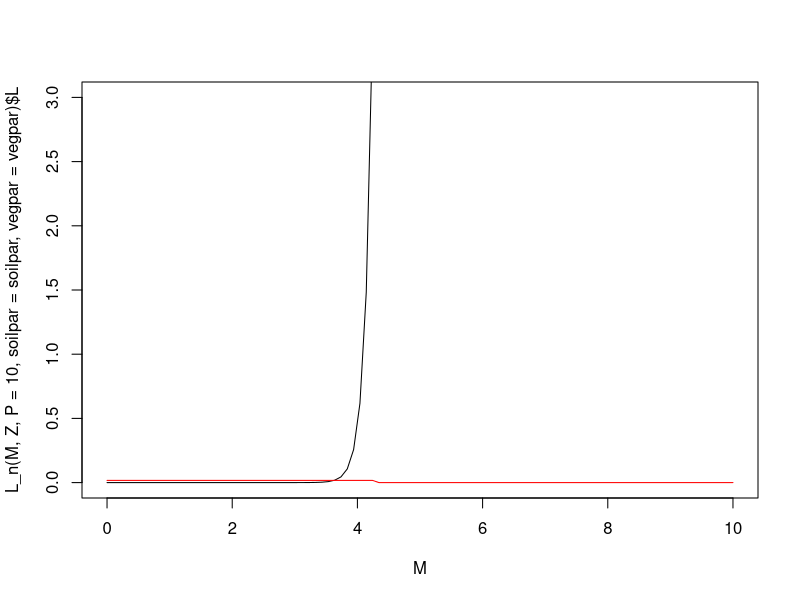
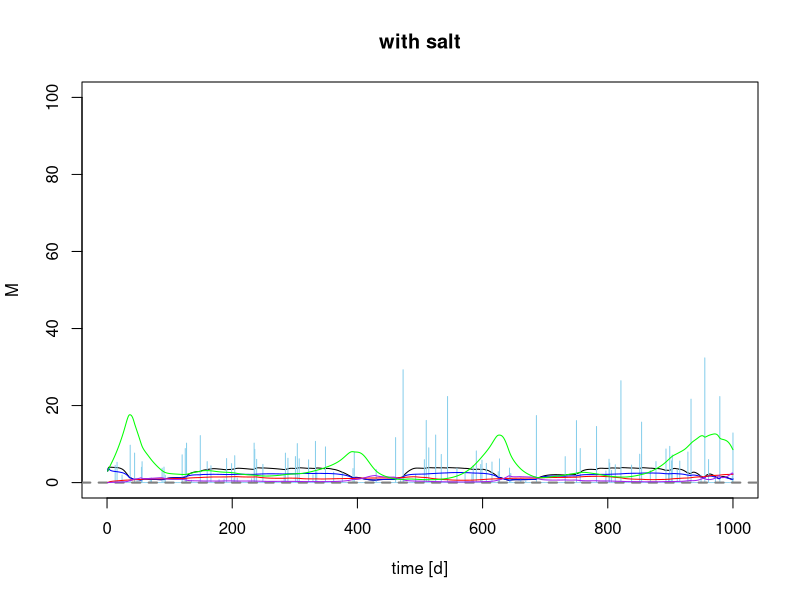
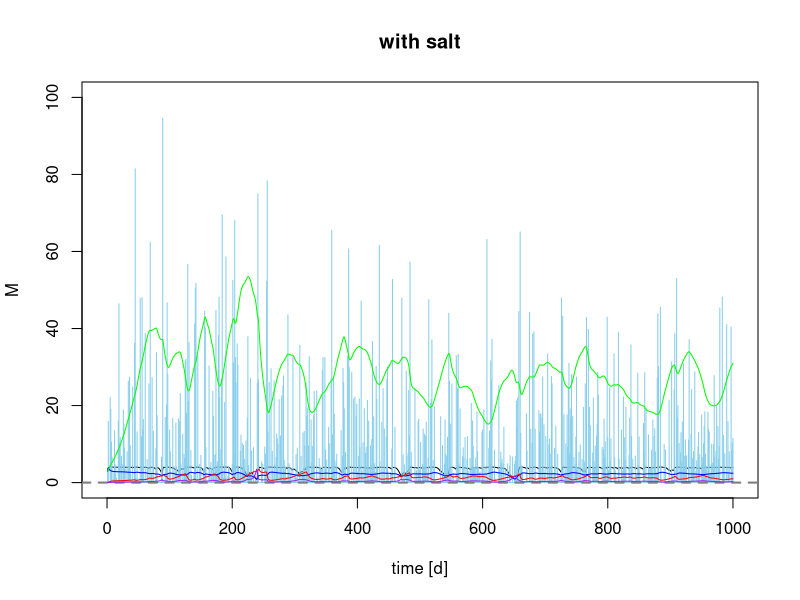
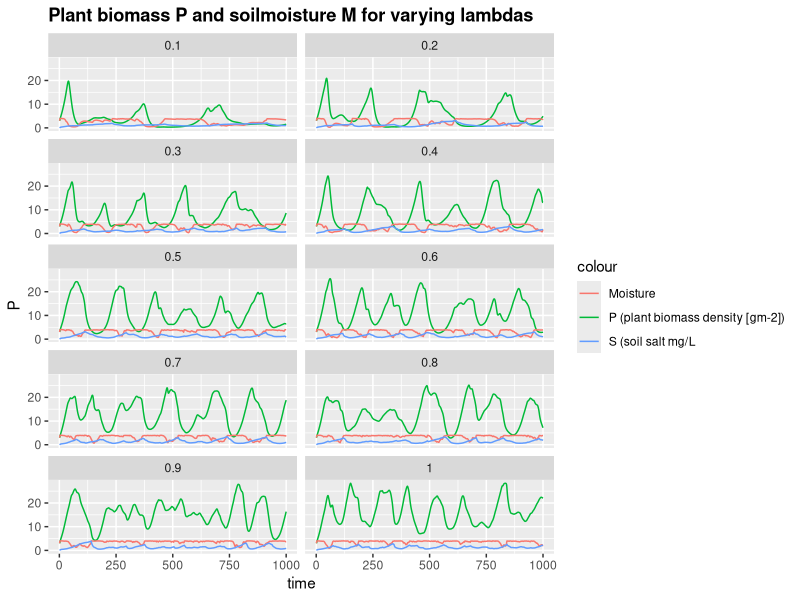
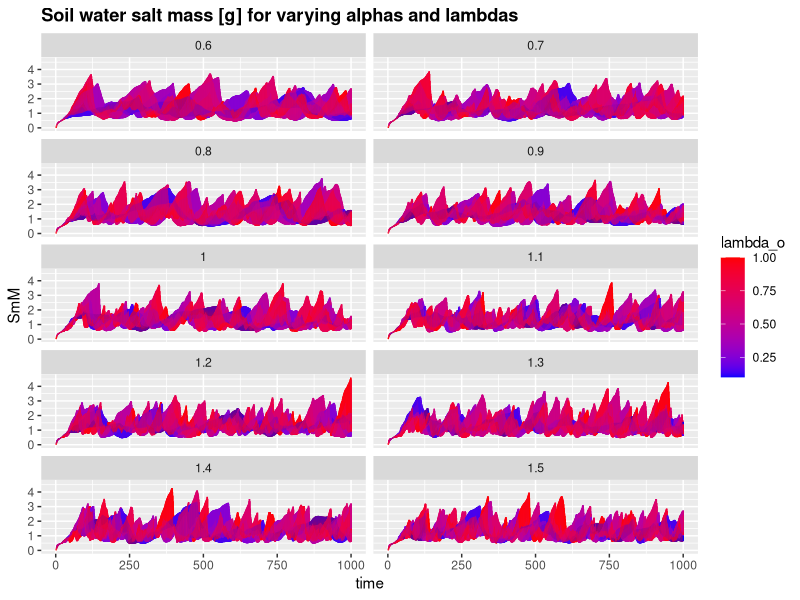

Recreate these plots in R, in order.
## ---- chunk 1
R= 0.0821 # gas constant [ L atm mol-1 K-1 ]
Temp= 298 # temperature in Kelvin,  25 degrees Celsius
Mm= 58.44 # molar mass of NaCl in g/mol


# SOIL INPUT - medium heavy Clay
# n<-0.4473
# s_fc<-0.3936/n # Field capacity
# Hydraulic conductivity
# K_s<-2.82*10 # mm/day

#Z =614.25
Z =100 # cm GROUNDWATER DEPTH

#Coarse Sand

# Campbell's b
  b= 4.1152

n = 0.368 # porosity
  s_fc = 0.1895/n # Field capacity
# Hydraulic conductivity
  K_s = 182.68*10 # cm/day to mm/day

  psi_s_bar = -0.61E-3 
  h1bar =  -psi_s_bar 
  hb = psi_s_bar*-10^4
  Ep=10

soilpar <- list(b = b, n = n, s_fc = s_fc, K_s = K_s, 
                psi_s_bar = psi_s_bar, h1bar = h1bar, hb = hb, Ep=Ep)
    #................................................
    # Vegetation 1 (Grass)
    # paspalum secateum F-I and R-I, 2004
    # Gives only parameters
    #.................................................
    Zr = 40 # soil depth (cm)   Also Table 2...Fernandez-Illescas and Rodriguez-Iturbe...2001
    c_p=0.4
vegpar <- list(Zr = Zr, c_p=c_p)
## ---- chunk 2
Infil <- function(h,P, alpha_i=0.25, k=12, W0=0.2){
  
  I=alpha_i*h*(P+k*W0)/(P+k)
  
  return (I)
}
## ---- chunk 3
par_in <- list(gmax=0.05, k1=5)
WU <- function(M,P,par=par_in){ 
# using Svir in here means scaling Svir back to M, easier to do at Svir in balances  
#  WU=par$gmax*((M*(1+Svir))/(((M*(1+Svir))+par$k1)))*P 
  WU=par$gmax*(M/((M+par$k1)))*P 
  
  return(WU)
}
## ---- chunk 4
par_in$c=10

Gr <- function(M,P,par=par_in) { 
  
  Gr = par$c*WU(M,P,par)
  
  return(Gr)
}
## ---- chunk 5
Mo <- function(P,M,Svir,d=0.1) {
  # needs to be M/Svir because both are "large" numbers
  # you want a number ~1 for multiplication, or <0.1 for addition
  Mo = P*(d*(M/Svir))
  
  return(Mo)
}
## ---- chunk 6
G <- function(b,hb,Z) {
  b1 <- 2+3/b
  a1 <- 1+(3/2)/(b1-1)
  H1 <- a1*(hb/Z)^b1
  return(H1)
}
# test
G(b=soilpar$b,hb=soilpar$hb, Z=Z)

## ---- chunk 7
#******************************************
L_n <- function(M,Z,P,soilpar,vegpar) {
   Zr <- vegpar$Zr
   hb <- soilpar$psi_s_bar*-10^4
   #browser()
   soilpar$s_fc <- (Z/hb)^(-1/soilpar$b)


  s=M/(soilpar$n*Zr)

  # capillary upflow
  G1 <- G(soilpar$b,hb,Z) # using the G function 
  u_set <- s[s < soilpar$s_fc]
  
 
    # UpT=G1*K_s*(1-exp(-c*P))*Ep
  

  u <- c(rep(G1*soilpar$K_s*(1-exp(-(vegpar$c_p*P)))*soilpar$Ep,length(u_set)),rep(0,(length(M)-length(u_set))))
   # u <- c(rep(G1*K_s,length(u_set)),rep(0,(length(M)-length(u_set))))
  # leaching
  #ifelse(soilpar$s_fc>n,soilpar$s_fc<-soilpar$s_fc,soilpar$s_fc<-n)
  l <- M*exp(-((soilpar$s_fc-M/(Zr*soilpar$n))*K_s/(Zr*soilpar$n)))
  
return(list(U=u,L=l))
}

# test
 M <- seq(0,10,length=100)
 Z <- 1000
plot(M,L_n(M,Z,P=10,soilpar=soilpar,vegpar=vegpar)$L,type="l",ylim=c(0,3))
lines(M,L_n(M,Z,P=2,soilpar=soilpar,vegpar=vegpar)$U,col="red")
## ---- chunk 8
# L <- function(M,K_s,s_fc,Zr_in=Zr,n_1=n) {
#   
#   L=M*exp(-((s_fc-M/(Zr_in*n_1))*K_s/(Zr_in*n_1)))
#   
#   return(L)
# }

## ---- chunk 9
 balances <- function(Rain, par=par_in,plotit=F,
                      soilpar,
                      vegpar,
                      f= 0.4, ConcConst = 0.1,  CM.gw = 5){
   
   # f is the soil salt leaching efficiency (whether some salt is retained)
   # ConcConst is the concentration of the salt in the infiltrating water
   # Storage vectors


# Storage vectors for the daily steps are initialized.


   M <- rep(0,length(Rain)) # soil moisture [mm]
   h <- rep(0,length(Rain)) # infiltration depth [mm]
   P <- rep(0,length(Rain)) #biomass density []
   CM<- rep(0,length(Rain)) # Salt concentration in soil water in g/L or g/mm
   SmI<- rep(0,length(Rain)) # Salt mass in infiltrating water [g]
   SmM <- rep(0,length(Rain)) # Salt mass in soil water [g]
   In <- rep(0,length(Rain)) # infiltration [mm]
# Leach <- rep(0,length(Rain)) # leaching [mm]
   Svir <- rep(0,length(Rain)) # virtual saturation
  
   L<- rep(0,length(Rain))
   U<- rep(0,length(Rain))


# Initial values to start the simulation.

   
   M[1] <- 3
   h[1] <- 10 
   P[1] <- 3
   CM[1]<- 0
   Svir[1] <- M[1]


# We decided to split the numerical calculations for the daily into 12 substeps.

   deltat <- 12 # split in 12 increments

  
# Storage vectors for the substeps are initialized.

   M_sub <- rep(0,deltat)
   h_sub <- rep(0,deltat)
   I_sub <- rep(0,deltat)
   #Q_sub <- rep(0,deltat)
   WU_sub <-rep(0,deltat) # Water uptake in mm
   P_sub <- rep(0,deltat) 
   Gr_sub <- rep(0,deltat) # Growth of biomass
   Mo_sub<- rep(0,deltat) # Mortality of biomass
   SmI_sub <- rep(0,deltat) 
   SmM_sub<- rep(0,deltat) 
   CM_sub<- rep(0,deltat) 
   # Posm_bar<- rep(0,deltat) # osmotic pressure of soil water in bar
   # fosm<- rep(0,deltat) # "osmotic factor", reduces available soil water to plant water uptake
   L_sub <- rep(0,deltat) # leaching
  Svir_sub <- rep(0,deltat) # virtual saturation

   L_sub<-rep(0,deltat) # calculates leakage loss without evaporation loss
   U_sub<-rep(0,deltat)

  
   timeincr= 1/deltat
   
  for (t in 2:length(Rain)){
    
    for (tt in 1:(deltat-1)) {
      
      h.old <- ifelse(tt==1,h[t-1],h_sub[tt])
      P.old <- ifelse(tt==1,P[t-1],P_sub[tt])
      M.old <- ifelse(tt==1,M[t-1],M_sub[tt])
      SmI.old <-ifelse(tt==1,SmI[t-1],SmI_sub[tt])
      CM.old <-ifelse(tt==1,CM[t-1],CM_sub[tt])
     Svir.old <-ifelse(tt==1,Svir[t-1],Svir_sub[tt])

# The impact of the the osmotic pressure is calculated using Van't Hoff's law. For that, molarity is calculated dividing the 
# concentration by the molar mass of NaCl (58.44 g/mol). The osmotic pressure is the product of molarity, universal gas constant and temperature in Kelvin.
# The wilting point is found at an pressure of -15 bar. 
# Between 0 and 15 bar, an "osmotic factor", scaled from 1 to 0, is added to the Water uptake function. At fosm = 0, not water uptake by plants is possoble.
#       Posm_bar[tt]= ((CM.old/Mm)*R*Temp)*1.01325
#       ifelse(Posm_bar[tt]<=15,fosm[tt] <- 1-(Posm_bar[tt]/15), fosm[tt] <- 0)    #fosm, osmotic factor

# Balance for water depth on soil

      h_sub[tt+1] <- h.old + ifelse(tt==1,Rain[t],0) - Infil(h.old, P.old)*timeincr

# Infiltration

      I_sub[tt] <- Infil(h.old, P.old)*timeincr

#  1. Update soil moisture with infiltration

      M_sub[tt + 1] <- M.old + I_sub[tt]      
      
# Now do all plant uptake and growth
# water uptake by plants: include infiltration in available water

       M_sub[tt + 1] <- M_sub[tt] + Svir_sub[tt]

      WU_sub[tt] <- WU(M_sub[tt + 1],P.old,par)*timeincr 
      
      # growth rate
      Gr_sub[tt] <- Gr(M_sub[tt + 1], P.old,par)*timeincr 
      # Mortality
      Mo_sub[tt]<- Mo(P.old, M=M.old, Svir=Svir.old, d=par_in$d)*timeincr
      # calculate plant biomass balance
      P_sub[tt + 1] <- P.old + Gr_sub[tt]- Mo_sub[tt] 
      
      
# re-calculate water balance
# 2. before leaching
      M_sub[tt + 1] <- M.old + I_sub[tt] - WU_sub[tt] #- L_sub[tt] 

# Calculate salt concentration in the soil
      CM_sub[tt+1]<- SmM_sub[tt+1]/M_sub[tt + 1] 
#browser()
      # 3. calculate leaching amount
#       L_sub[tt] <- L(M_sub[tt+1], soilpar$K_s, soilpar$s_fc,soilpar$Zr,soilpar$n)*timeincr
#    L_sub[tt] <- L_n(M=M_sub[tt],Z=Z,soilpar=soilpar,vegpar=vegpar)$L
   L_sub[tt]<-do.call(L_n,list(M = M_sub[tt + 1], P = P_sub[tt + 1], Z = Z,
                               soilpar = soilpar,vegpar = vegpar))$L 
   
   U_sub[tt]<-do.call(L_n,list(M = M_sub[tt + 1],P = P_sub[tt + 1], Z = Z,
                               soilpar = soilpar, vegpar = vegpar))$U
   # U_sub[tt]<-do.call(L_n,list(M=M_sub[tt + 1],Z=Z,soilpar=soilpar,vegpar=vegpar))$U
      # 4. final adjust soil moisture for leaching
       M_sub[tt + 1] <- M_sub[tt + 1] - L_sub[tt]*timeincr + U_sub[tt]*timeincr

# calculate saltbalance
    L_salt <- CM.old*L_sub[tt]*timeincr
    U_salt <- CM.gw*U_sub[tt]*timeincr
       
      SmI_sub[tt+1]<- SmI.old + I_sub[tt]*ConcConst - L_salt
      SmM_sub[tt+1]<- SmI_sub[tt + 1] 
       
#       SmGW_sub[tt+1] <- SmGW.old + L_salt - U_salt
      

#browser()
    # I have now scaled Svir to M  
    Svir_sub[tt + 1]<-soilpar$n*vegpar$Zr*((soilpar$h1bar)^(1/soilpar$b))*
                     ((soilpar$h1bar)*(M_sub[tt + 1]/
                       (soilpar$n*vegpar$Zr))^(-soilpar$b)
                       +(3.6*CM_sub[tt + 1]))^(-1/soilpar$b)

    } 
  
# Aggregating the substep results to daily values.

    P[t] = P_sub[deltat]
    M[t] = M_sub[deltat]
    h[t] = h_sub[deltat]
    CM[t] = CM_sub[deltat]
    SmM[t] = SmI[t] = SmM_sub[deltat]
    In[t]= I_sub[deltat]
    L[t] = L_sub[deltat]
    U[t] = U_sub[deltat]
    Svir[t] = Svir_sub[deltat]

}


# Plotting
 
if (plotit==T) {  
  plot(M, type="l",ylim=c(0,100),xlim=c(0,time),xlab=("time [d]"), main="with salt") # main=paste("lambda=", lambda[j],"alpha=", alpha[i]))
  points(Rain*10, type="h", col="skyblue")
   
    lines(Svir,type="l", col="blue")
    abline(h=0, col="Gray50",lwd=2,lty=2)

    lines(SmM,type="l", col="red")
    lines(CM,type="l", col="purple")
    lines(P,type="l", col="green")
  
  
#  legend("topright",cex=1, pt.cex=0.4, c("Moisture [mm]","Rainfall [mm]*10","overland flow depth[mm] ","salt mass in soil water [g]", "salt concentration in soil water [g/l]", "Plant biomass density [g/m^2]"),
#           col=c("black","skyblue","blue","red","purple","green"),lty=1)
#  

}

Out <- data.frame(P=P,M=M,h=h, CM=CM, SmM=SmM, In=In, L=L, U=U, Svir=Svir)
return(Out)
}
## ---- chunk 10

Precip <- function(time,alpha,lambda,delta) {
  # generate a vector of times between rainfall events > delta
  f_P<-floor(rexp(time,lambda*exp(-delta/alpha))) # vector of times between rainfall occurrences (equation 4 & 8)
  # generate a binary vector from this (impulse function)
  binary.vec <- unlist(lapply(1:time,function(i) c(rep(0,f_P[i]),1)))
  R <- rexp(length(binary.vec),1/alpha)*binary.vec 
  return(R[1:time])
}
## ---- chunk 11
# for (i in 1:length(alpha)) {
#   for (j in 1:length(lambda)) {
# Rainlist[[i]][[j]] <- list(Rain <- Precip(time,alpha[i],lambda[j],delta))
#     }
#   }
## ---- chunk 12
alpha <- seq(0.6,1.5,by=0.1) 
lambda <- seq(0.1,1,by=0.1)

Store <- list()
sub_store <- list()
time <- 1000
delta <- 0
set.seed(1000)
## ---- chunk 13
# set the mortality value
par_in$d <- 0.15

for (i in 1:length(alpha)) {
  
for (j in 1:length(lambda)) {
    # generate the rainfall
    Rain <- Precip(time,alpha[i],lambda[j],delta)
    Rainlist <- data.frame(Precip(time,alpha[i],lambda[j],delta))
    
    sub_store[[j]] <-data.frame(alpha_o=rep(alpha[i],time),
                                lambda_o=rep(lambda[j],time),
                                balances(Rain,plotit=F, par=par_in,
                                soilpar=list(n=n, s_fc=s_fc, 
                                             K_s=K_s, psi_s_bar=psi_s_bar,
                                             h1bar=h1bar, b=b, Ep=Ep),
                                             vegpar=list(Zr=40, c_p=0.4)))
  }
  Store[[i]] <- sub_store
}
## ---- chunk 14
#with salt

clim1rain <- Precip(time,alpha=0.6,lambda=0.1,delta)
clim1 <- balances(Rain=clim1rain,plotit=T, soilpar=list(n=n,Zr=Zr, s_fc=s_fc, 
                                             K_s=K_s, psi_s_bar=psi_s_bar,
                                             h1bar=h1bar, b=b, Ep=Ep),
                                             vegpar=list(c_p=0.4,Zr=Zr))

# #without salt
# 
# # clim1 <- balances_woSalt(Rain=clim1rain,plotit=T, soilpar=list(K_s=K_s,n=n,Zr=Zr,s_fc=s_fc))
# 
# # clim2rain <- Precip(time,alpha=0.6,lambda=1,delta)
# # clim2 <- balances(Rain=clim2rain,plotit=T, soilpar=list(K_s=K_s,n=n,Zr=Zr,s_fc=s_fc))
# # clim3rain <- Precip(time,alpha=1,lambda=0.5,delta)
# # clim3 <- balances(Rain=clim3rain,plotit=T, soilpar=list(K_s=K_s,n=n,Zr=Zr,s_fc=s_fc))
# # clim4rain <- Precip(time,alpha=1.5,lambda=0.1,delta)
# # clim4 <- balances(Rain=clim4rain,plotit=T, soilpar=list(K_s=K_s,n=n,Zr=Zr,s_fc=s_fc))
# 
# #with salt
 clim5rain <- Precip(time,alpha=1.5,lambda=1,delta)
# clim5 <- balances(Rain=clim5rain,plotit=T, soilpar=list(K_s=K_s,n=n,Zr=Zr,s_fc=s_fc))
#  
# without salt
clim5 <- balances(Rain=clim5rain,plotit=T, soilpar=list(n=n,Zr=Zr, s_fc=s_fc, 
                                             K_s=K_s, psi_s_bar=psi_s_bar,
                                             h1bar=h1bar, b=b, Ep=Ep),
                                             vegpar=list(c_p=0.4,Zr=Zr))
## ---- chunk 15
require(ggplot2)
lambda_sum <- do.call(rbind,Store[][[2]])
lambda_sum$time <- rep(1:time,length(lambda))

pl <- ggplot(lambda_sum,aes(x=time,y=P, colour="P (plant biomass density [gm-2])")) + geom_line()
pl  <- pl + geom_line(aes(x=time,y=M, colour="Moisture"))  
pl <- pl +  facet_wrap(~lambda_o, ncol=2)   #, colour=lambda_o (put this in aes-brackets) 
pl  + ggtitle("Plant biomass P and soilmoisture M for varying lambdas") +  geom_line(aes(x=time, y=SmM, colour= "S (soil salt mg/L")) + theme(plot.title = element_text(lineheight=.8, face="bold"))
## ---- chunk 16
lambda_sum_all <- do.call(rbind,do.call(rbind,Store))
lambda_sum_all$time <- rep(rep(1:time,length(lambda)),length(alpha))


pa <- ggplot(lambda_sum_all,aes(x=time,y=SmM,col=lambda_o)) + geom_line(linetype=1) 
pa <- pa + scale_color_gradient(low="blue", high="red") + facet_wrap(~alpha_o, ncol=2) + ggtitle("Soil water salt mass [g] for varying alphas and lambdas") + theme(plot.title = element_text(lineheight=.8, face="bold"))
pa  
## ---- chunk 17
# Biomass without salt
# summary(lambda_sum_woSalt$P)
# Biomass with salt
summary(lambda_sum$P)
#Soil moisture without salt
# summary(lambda_sum_woSalt$M)
#Soil moisture with salt
summary(lambda_sum$M)
summary(lambda_sum$Svir)
# summary(1+lambda_sum$Svir)
# summary(-lambda_sum$Svir*n*Zr)

